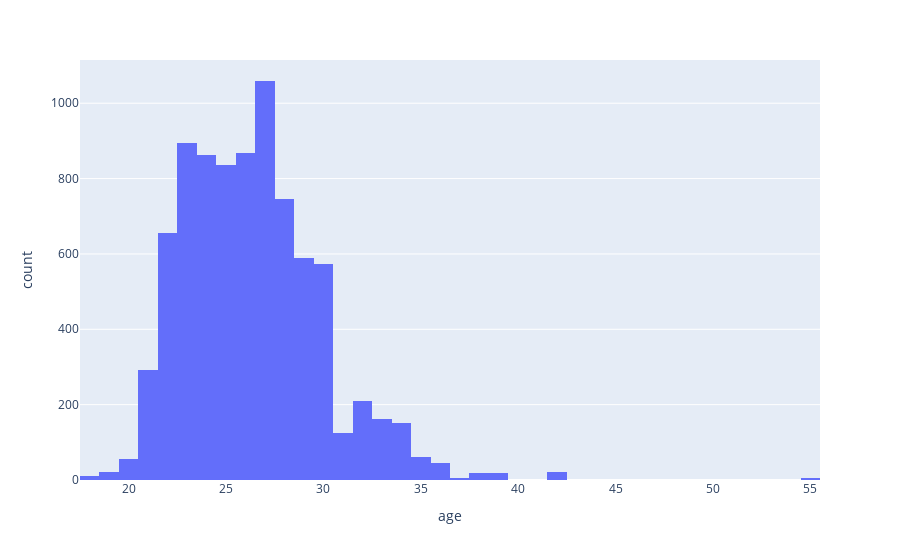

The notebook cell saved with this chart:
### Code cell
fig = px.histogram(df, x = "age")
fig.show()

### Figure 1 — Plotly figure (JSON) as saved in the notebook; plotly's stock layout.template omitted (floating-point values rounded to 4 significant figures; data arrays with more than 128 entries replaced by an {"elided": "..."} marker saying what was removed)
{"data": [{"alignmentgroup": "True", "bingroup": "x", "hovertemplate": "age=%{x}<br>count=%{y}<extra></extra>", "legendgroup": "", "marker": {"color": "#636efa", "pattern": {"shape": ""}}, "name": "", "offsetgroup": "", "orientation": "v", "showlegend": false, "type": "histogram", "x": {"elided": "8378 int values"}, "xaxis": "x", "yaxis": "y"}], "layout": {"barmode": "relative", "legend": {"tracegroupgap": 0}, "margin": {"t": 60}, "xaxis": {"anchor": "y", "domain": [0, 1], "title": {"text": "age"}}, "yaxis": {"anchor": "x", "domain": [0, 1], "title": {"text": "count"}}}}
